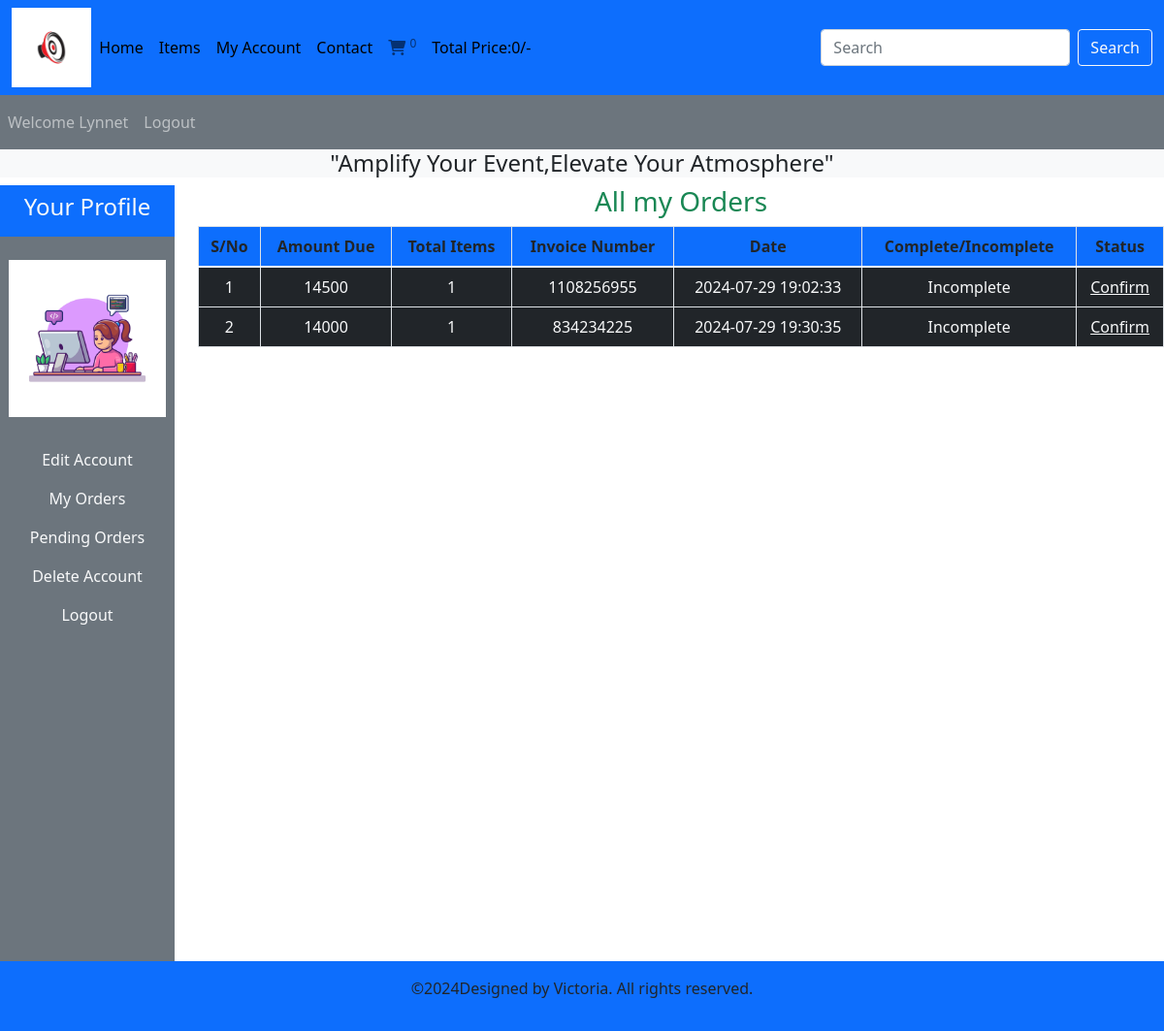
The app's page /users_area/profile.php?my_orders (signed in) with its own data.
### tables this page shows
CREATE TABLE `user_table` (
  `user_id` int(11) NOT NULL,
  `user_name` varchar(100) NOT NULL,
  `user_email` varchar(100) NOT NULL,
  `user_image` varchar(255) NOT NULL,
  `user_password` varchar(255) NOT NULL,
  `user_ip` varchar(100) NOT NULL,
  `user_address` varchar(255) NOT NULL,
  `user_mobile` varchar(20) NOT NULL
);

CREATE TABLE `user_orders` (
  `order_id` int(11) NOT NULL,
  `user_id` int(11) NOT NULL,
  `amount_due` int(255) NOT NULL,
  `invoice_number` int(255) NOT NULL,
  `total_items` int(255) NOT NULL,
  `order_date` timestamp NOT NULL DEFAULT current_timestamp() ON UPDATE current_timestamp(),
  `order_status` varchar(255) NOT NULL
);

### users_area/my_orders.php (the view, shortened to what this page needs)
<!DOCTYPE html>
<html lang="en">
<head>
</head>
<body>
    <?php
$username=$_SESSION['username'];
$get_user="Select * from `user_table` where user_name='$username'";
$result=mysqli_query($con,$get_user);
$row_fetch=mysqli_fetch_assoc($result);
$user_id=$row_fetch['user_id'];
?>
<h3 class="text-success">All my Orders</h3>
<table class="table table-bordered mt-2">
    <thead class="bg-primary">
    <tr>
        <th>S/No</th>
        <th>Amount Due</th>
        <th> Total Items</th>
        <th>Invoice Number</th>
        <th>Date</th>
        <th>Complete/Incomplete</th>
        <th>Status</th>
    </tr>
</thead>
<tbody class="bg-dark text-light">
    <?php
    $get_order_details="Select * from `user_orders` where user_id='$user_id'";
    $result_orders=mysqli_query($con,$get_order_details);
    $number=1;
    while($row_orders=mysqli_fetch_assoc($result_orders)){
        $order_id=$row_orders['order_id'];
        $amount_due=$row_orders['amount_due'];
        $total_items=$row_orders['total_items'];
        $invoice_number=$row_orders['invoice_number'];
        $order_date=$row_orders['order_date'];
        $order_status=$row_orders['order_status'];
        if($order_status=='Pending'){
            $order_status='Incomplete';
        }else{
            $order_status='Complete';
        }
        echo " <tr>
        <td>$number</td>
        <td>$amount_due</td>
        <td>$total_items</td>
        <td>$invoice_number</td>
        <td>$order_date</td>
        <td>$order_status</td>";
        ?>
        <?php
        if($order_status=='Complete'){
            echo "<td>Paid</td>";
        }else{
            echo"<td><a href='confirm_payment.php?order_id=$order_id'
            class='text-light'>Confirm</a></td>
        </tr>";
        }
    $number++;
    }
    ?>
</tbody>
</table>
</body>
</html>

### users_area/profile.php (shortened to what this page needs)
<?php
include('../functions/common_function.php');
?>
<!DOCTYPE html>
<html lang="en">
<head>
    <link href="https://cdn.jsdelivr.net/npm/bootstrap@5.1.3/dist/css/bootstrap.min.css"
    rel="stylesheet"
>
    <link rel="stylesheet" href="https://cdnjs.cloudflare.com/ajax/libs/font-awesome/6.0.0/css/all.min.css"
 />
     <link rel="stylesheet" href="../style.css">
</head>
<body>
   <div class="container-fluid p-0">
   <nav class="navbar navbar-expand-lg navbar-light bg-primary">
  <div class="container-fluid">
    <img src="../images/Speaker Logo design_ Sound Systems Logo design.jfif" alt="" class="logo">
    <div class="collapse navbar-collapse" id="navbarSupportedContent">
      <ul class="navbar-nav me-auto mb-2 mb-lg-0">
        <li class="nav-item">
          <a class="nav-link active text-black" aria-current="page" href="../index.php">Home</a>
        </li>
        <li class="nav-item">
          <a class="nav-link text-black" href="../display_all.php">Items</a>
        </li>
        <li class="nav-item">
          <a class="nav-link text-black" href="profile.php">My Account</a>
        </li>
        <li class="nav-item">
          <a class="nav-link text-black" href="#">Contact</a>
        </li>
        <li class="nav-item">
          <a class="nav-link" href="../cart.php"><i class="fa-solid fa-cart-shopping"></i>
          <sup><?php cart_number();?></sup></a>
        </li>
        <li class="nav-item">
          <a class="nav-link text-black" href="#">Total Price:<?php total_cart_price();?>/-</a>
        </li>
      </ul>
      <form class="d-flex" action="../search_items.php" method="get">
        <input class="form-control me-2" type="search" placeholder="Search"
        aria-label="Search" name="search_data">
        <input type="submit" value="Search" class="btn btn-outline-light"
        name="search_data_items">
        </form>
        </div>
        </div>
        </nav>
<nav class="navbar navbar-expand-lg navbar-dark bg-secondary">
    <ul class="navbar-nav me-auto">
<?php
if(!isset($_SESSION['username'])){
  echo "<li class='nav-item'>
  <a class='nav-link' href='#'>Welcome Client</a>
</li>";
}else{
  echo "<li class='nav-item'>
  <a class='nav-link' href='#'>Welcome ".$_SESSION['username']."</a>
<li>";
}
if(!isset($_SESSION['username'])){
  echo "<li class='nav-item'>
  <a class='nav-link' href='./users_area/user_login.php'>Login</a>
<li>";
}else{
  echo "<li class='nav-item'>
  <a class='nav-link' href='./logout.php'>Logout</a>
<li>";
}
?>
    </ul>
</nav>
<div class="bg-light">
    <h4 class="text-center">"Amplify Your Event,Elevate Your Atmosphere"</h4>
</div>
<div class="row">
    <div class="col-md-2">
<ul class="navbar-nav bg-secondary text-center" style="height:100vh">
<li class="nav-item bg-primary">
          <a class="nav-link text-light"href="#"><h4>Your Profile</h4></a>
        </li>
        <?php
        $username=$_SESSION['username'];
        $user_image="Select * from `user_table` where user_name='$username'";
        $user_image=mysqli_query($con,$user_image);
        $row_image=mysqli_fetch_array($user_image);
        $user_image=$row_image['user_image'];
        echo" <li class='nav-item'>
        <img src='./user_images/$user_image' class='profile_img my-4' alt=''>
        </li>";
        ?>
<li class="nav-item">
          <a class="nav-link text-light"href="profile.php?edit_account">Edit Account</a>
        </li>
        <li class="nav-item">
          <a class="nav-link text-light"href="profile.php?my_orders">My Orders</a>
        </li>
        <li class="nav-item">
          <a class="nav-link text-light"href="profile.php">Pending Orders</a>
        </li>
        <li class="nav-item">
          <a class="nav-link text-light"href="profile.php?delete_account">Delete Account</a>
        </li>
        <li class="nav-item">
          <a class="nav-link text-light"href="logout.php">Logout</a>
        </li>
</ul>
    </div>
    <div class="col-md-10 text-center">
        <?php get_user_order_details();
        if(isset($_GET['my_orders'])){
          include('my_orders.php');
        }
        ?>
    </div>
</div>
<?php
include("../includes/footer.php")
?>
</div>
</body>
</html>

### style.css (style rules this page uses)
* { margin: 0; padding: 0; box-sizing: border-box; }
.logo { width: 7%; height: 7%; }

### users_area/profile.php (style rules this page uses)
.logo { width:7%; height:7%; }
.profile_img { width:90%; margin:auto; display:block; object-fit:contain; }

### records on screen
user_table: user_image (picture)
user_orders: amount_due "14500", total_items "1", invoice_number "1108256955", order_date "2024-07-29 19:02:33", order_status "Incomplete"
user_orders: amount_due "14000", total_items "1", invoice_number "834234225", order_date "2024-07-29 19:30:35", order_status "Incomplete"

### other values on screen
$count_cart_items "0"
$total_price "0"
$_SESSION['username'] "Lynnet"
